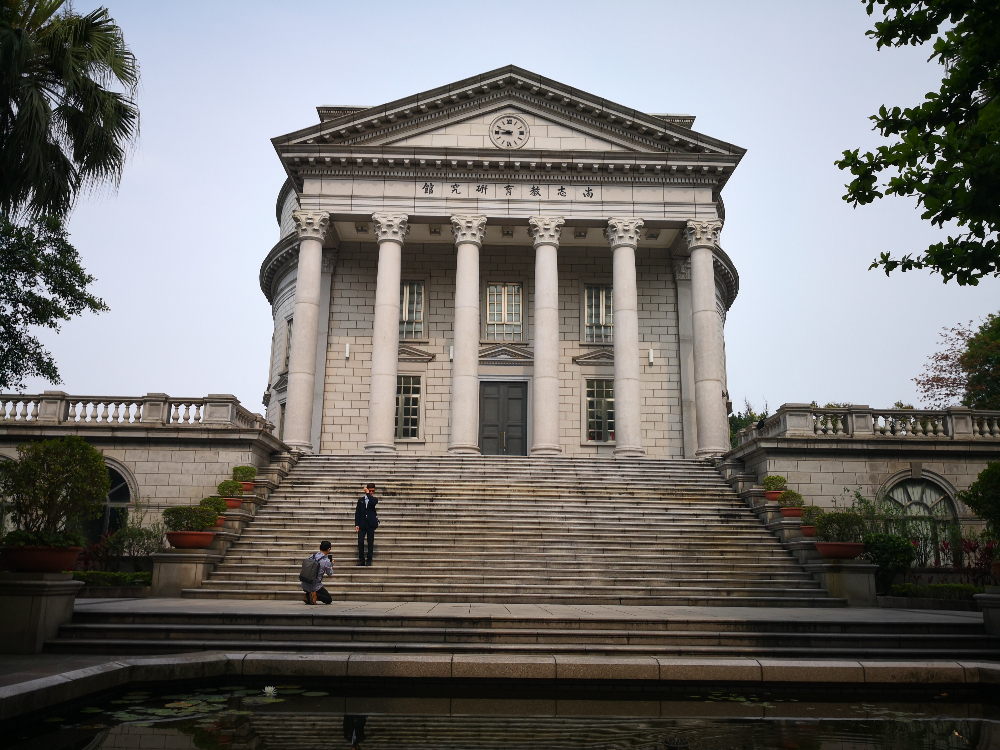
#> input picture HW_3/Test_Img/03.jpg, 1000 x 750 px
$ python Canny.py
#> lines starting #> are read from the running program, lines starting #| are printed output that depends on the picture; after the words box and inside, x2 and y2 are one past the last pixel; in counts of white or black regions, pixels touching at a corner belong together
import os
import cv2 as cv2
import numpy as np
from matplotlib import pyplot as plt

def read_img(img_path):     # 讀檔, input = 影像路徑, output = 圖像,檔名,副檔名
    img_filepath = os.path.splitext(img_path)[0]    # 拆分路徑 & 副檔名，0 為路徑
    img_fileextension = os.path.splitext(img_path)[1]  # 1 為副檔名
    img_filename = os.path.basename(img_filepath)     # 取出檔名不含副檔名
    # img = cv2.imread(img_path, -1)  # 讀檔(中文路徑會爆掉)
    img = cv2.imdecode(np.fromfile(img_path,dtype=np.uint8),-1) # 讀檔(含有中文路徑)
#> img is the input picture: shape (750, 1000, 3); mean B, G, R 113, 114.9, 116.8
    return img, img_filename, img_fileextension

# 讀檔
img, file_name, file_extension = read_img('E:/Program_File/PYTHON/數位影像處理作業/HW_3/Test_Img/03.jpg')
#> file_name = '03'; file_extension = '.jpg'

# 黑白
img_gray = cv2.cvtColor(img, cv2.COLOR_RGB2GRAY)
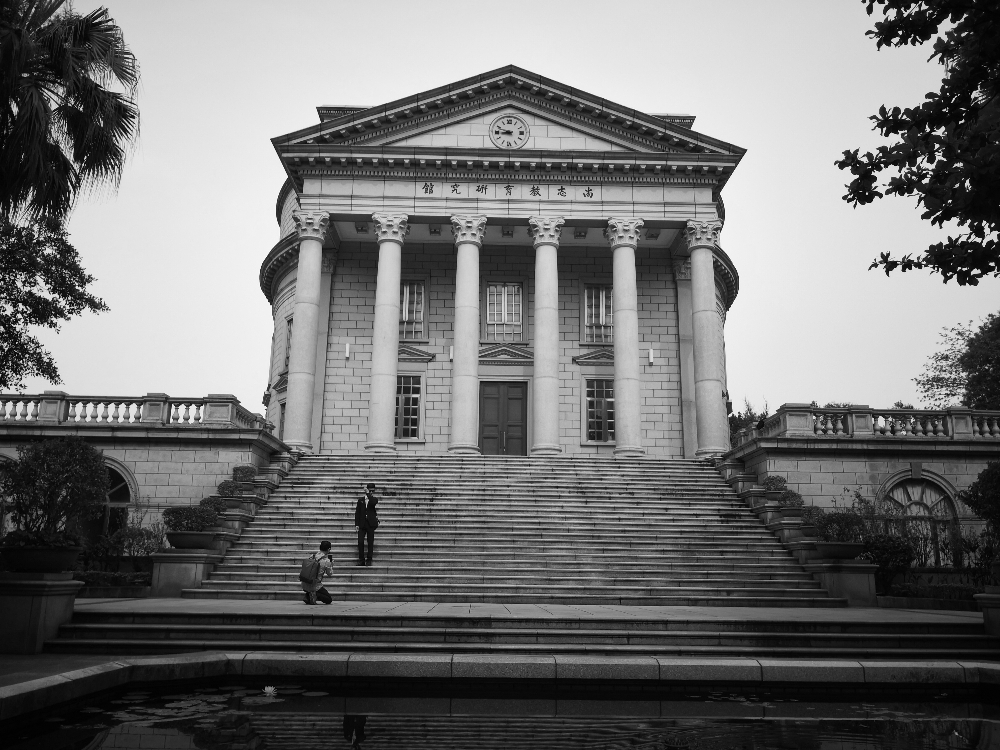
#> img_gray: shape (750, 1000); min 0, max 251, mean 114.5

# 定義內核大小並應用高斯平滑處理
kernel_size = 3
blur_img_gray = cv2.GaussianBlur(img_gray,(kernel_size, kernel_size), 0)

# 定義Canny的參數並應用
edges = cv2.Canny(blur_img_gray, threshold1=50, threshold2=200, apertureSize=3)
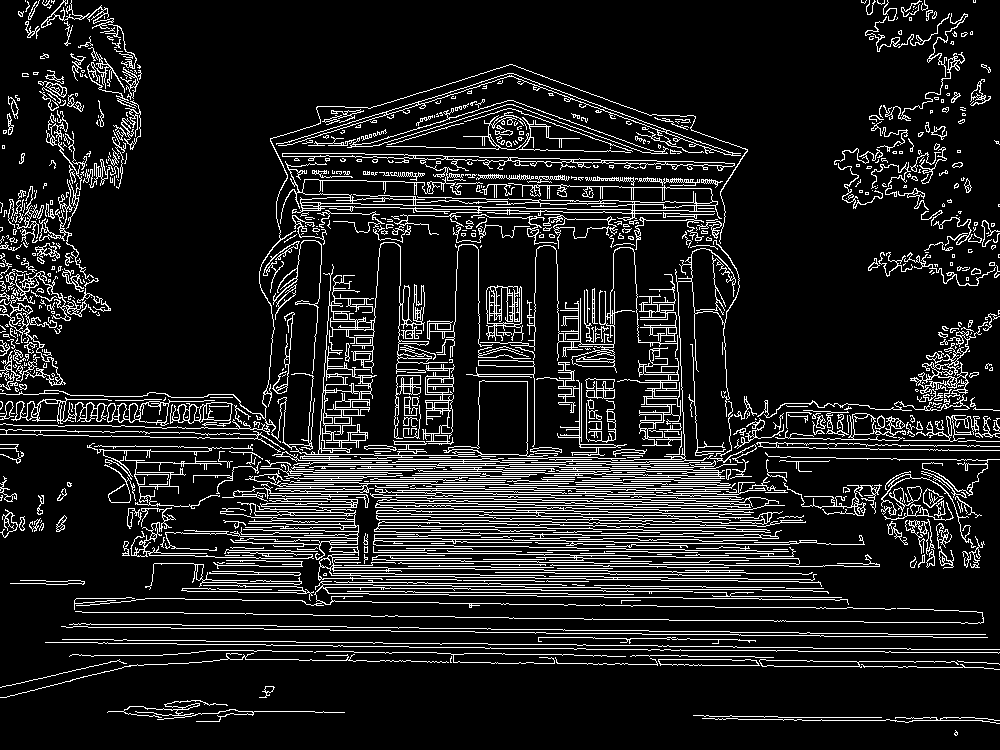
#> edges: shape (750, 1000); 11.9% white in thin lines or dots

edges_copy = edges.copy()
# 定義Hough轉換參數
lines = cv2.HoughLinesP(edges, rho=1, theta=np.pi / 180, threshold=80, minLineLength=30, maxLineGap=10)
#> lines = 1198 rows, first 6: [883, 514, 940, 515], [899, 460, 965, 459], [483, 559, 529, 559], [224, 522, 358, 525], [555, 498, 695, 500], [164, 472, 201, 475]
for line in [l[0] for l in lines]:  # 畫線
    leftx, boty, rightx, topy = line
    cv2.line(edges_copy, (leftx, boty), (rightx,topy), (255, 255, 0), 2)
#> this loop made 1198 passes
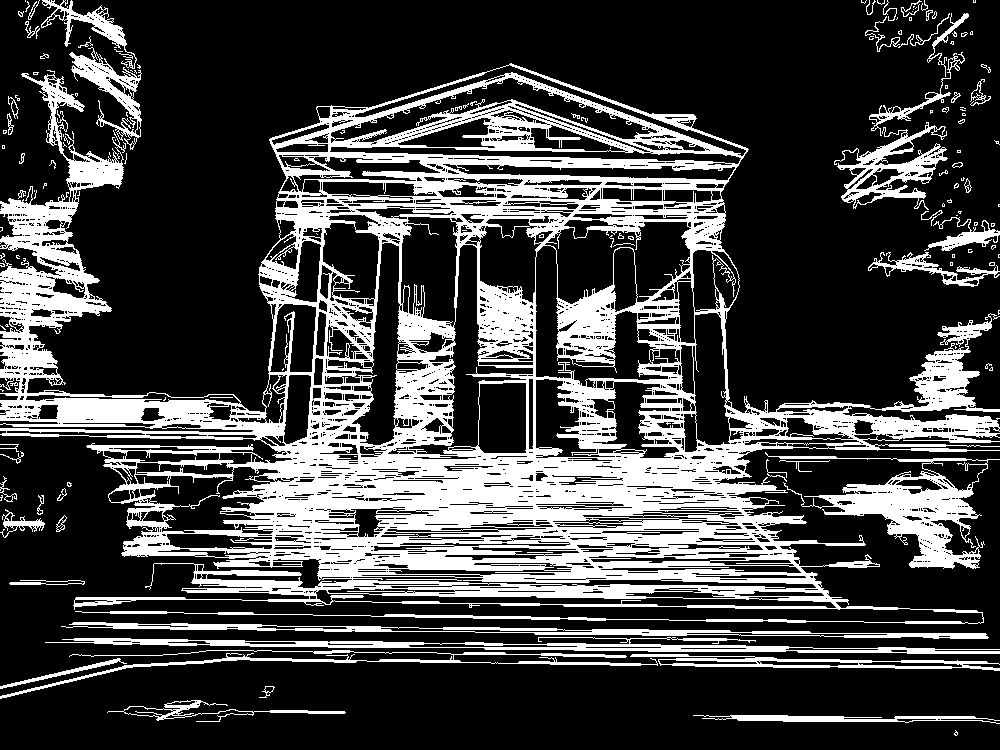
#> edges_copy: shape (750, 1000); 26.4% white; 163 white regions (106 under 20 px), largest, box (x1, y1, x2, y2) and area: (0, 63, 1000, 624) 161131, (765, 452, 1000, 569) 7297, (45, 637, 1000, 654) 5105

cv2.imshow('Canny', edges)
cv2.imshow('Result', edges_copy)
cv2.waitKey(0)
cv2.destroyAllWindows()

$ run again, with HW_3/Test_Img/01.jpg copied over HW_3/Test_Img/03.jpg
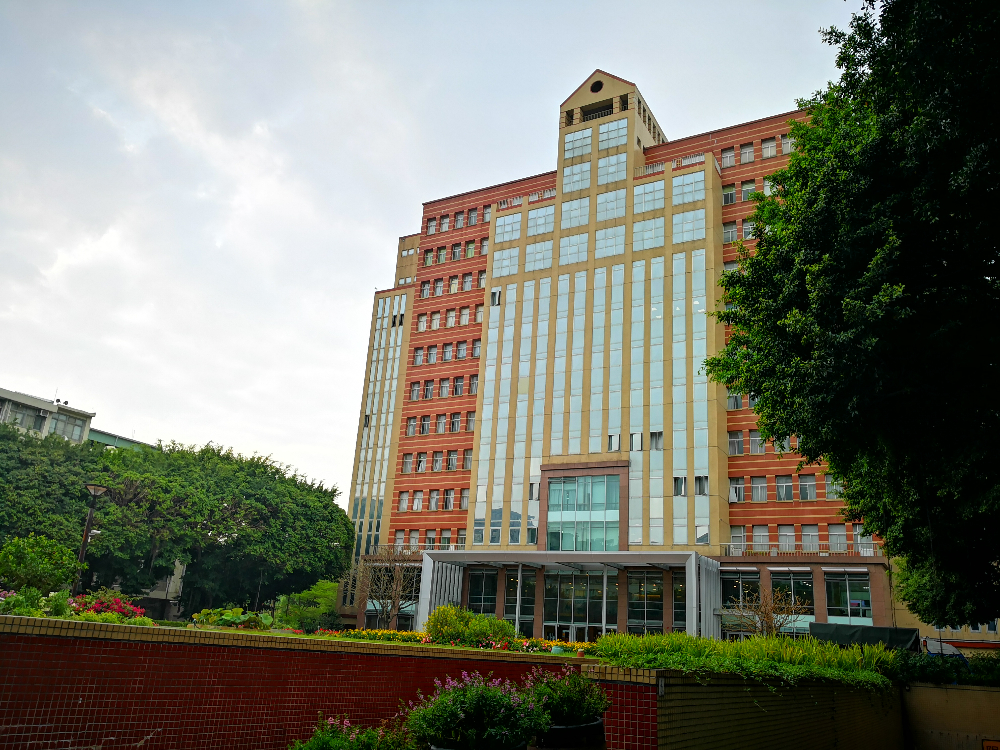
#> input picture HW_3/Test_Img/01.jpg, 1000 x 750 px
#> in read_img, img is the input picture: shape (750, 1000, 3); mean B, G, R 109.4, 122.2, 120.8
#> file_name = '03'; file_extension = '.jpg'
#> `edges = cv2.Canny(blur_img_gray, threshold1=50, threshold2=200, apertu..`:
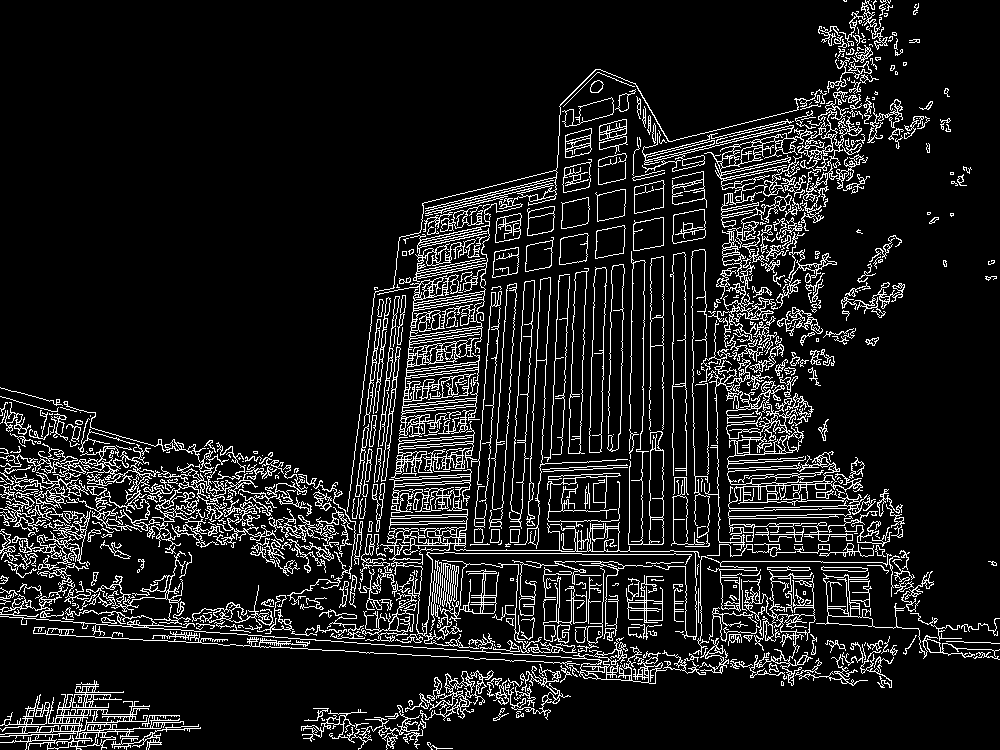
#> edges: shape (750, 1000); 10.8% white in thin lines or dots
#> lines = 1426 rows, first 6: [73, 622, 722, 668], [480, 658, 633, 666], [554, 521, 629, 520], [199, 612, 291, 621], [379, 628, 461, 631], [422, 203, 859, 94]
#> the loop `for line in [l[0] for l in lines]:` made 1426 passes
#> after the loop `for line in [l[0] for l in lines]:`:
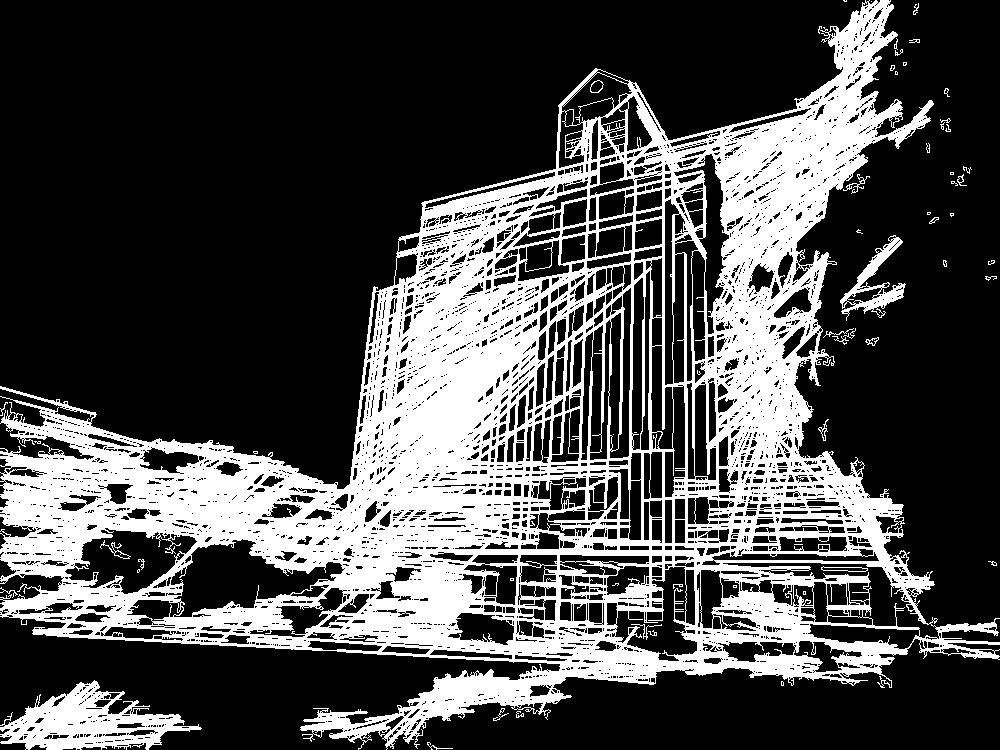
#> edges_copy: shape (750, 1000); 29.6% white; 59 white regions (26 under 20 px), largest, box (x1, y1, x2, y2) and area: (0, 0, 1000, 750) 212628, (0, 680, 202, 750) 6535, (840, 235, 906, 321) 1508

$ run again, with HW_3/Test_Img/02.jpg copied over HW_3/Test_Img/03.jpg
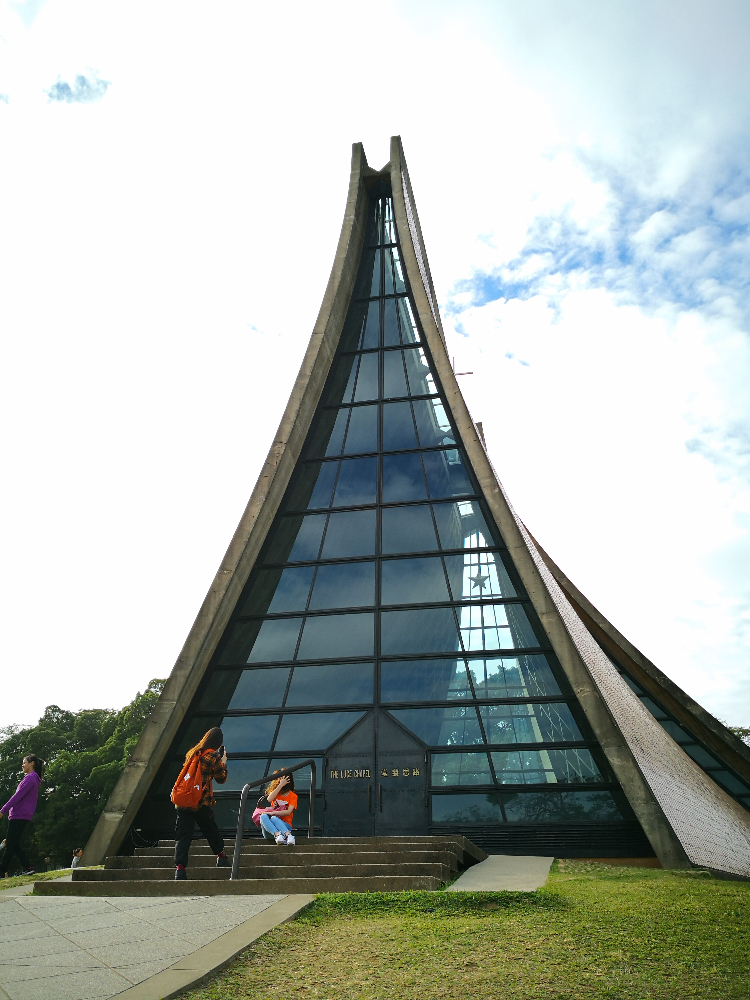
#> input picture HW_3/Test_Img/02.jpg, 750 x 1000 px
#> in read_img, img is the input picture: shape (1000, 750, 3); mean B, G, R 170.8, 176.5, 169.5
#> file_name = '03'; file_extension = '.jpg'
#> `edges = cv2.Canny(blur_img_gray, threshold1=50, threshold2=200, apertu..`:
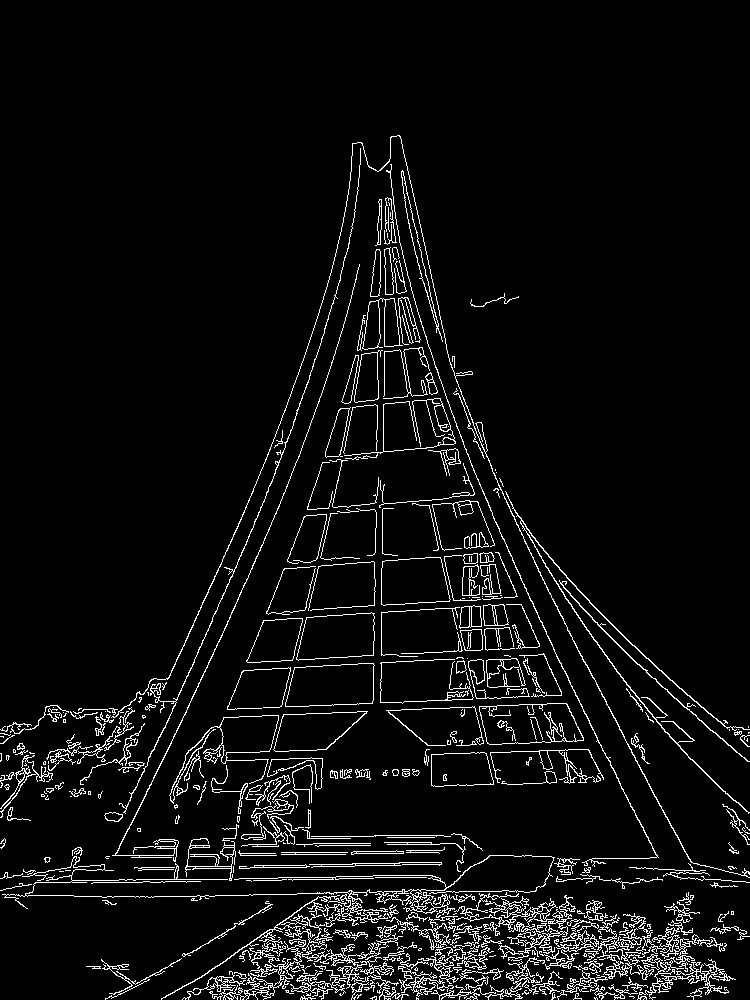
#> edges: shape (1000, 750); 5.5% white in thin lines or dots, all inside (x1, y1, x2, y2) = (0, 135, 750, 1000)
#> lines = 493 rows, first 6: [373, 700, 374, 665], [122, 882, 164, 882], [564, 623, 696, 873], [175, 879, 277, 878], [293, 673, 344, 453], [627, 987, 670, 987]
#> the loop `for line in [l[0] for l in lines]:` made 493 passes
#> after the loop `for line in [l[0] for l in lines]:`:
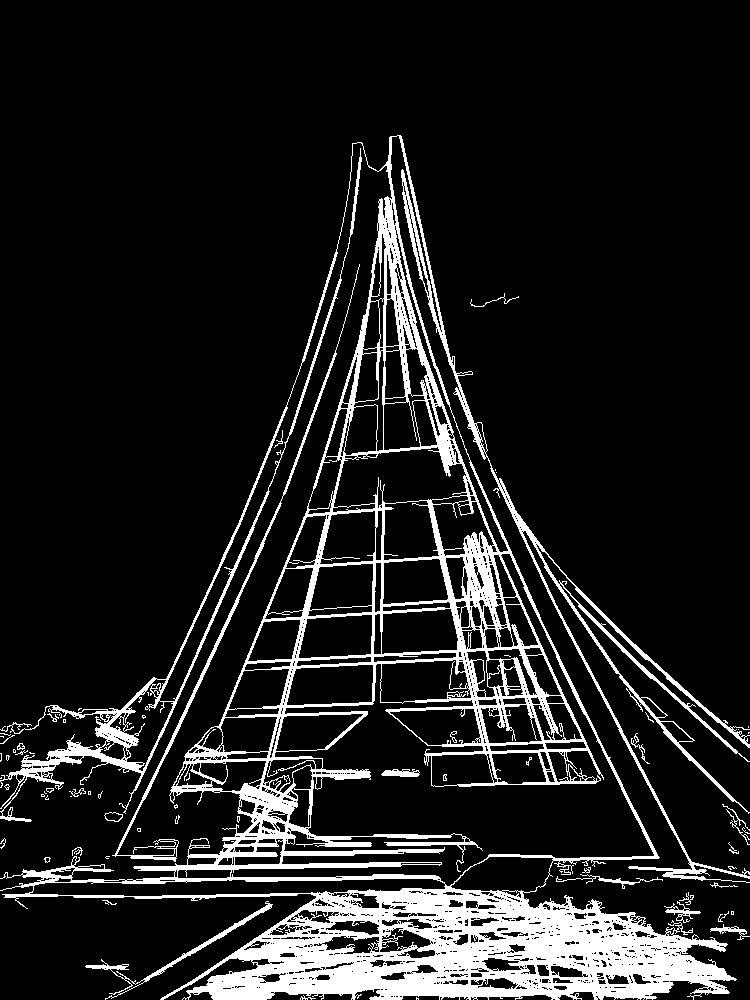
#> edges_copy: shape (1000, 750); 12.5% white; 69 white regions (38 under 20 px), largest, box (x1, y1, x2, y2) and area: (0, 135, 750, 1000) 88885, (112, 264, 360, 862) 2065, (85, 901, 273, 1000) 935

$ run again, with HW_3/Test_Img/04.jpg copied over HW_3/Test_Img/03.jpg
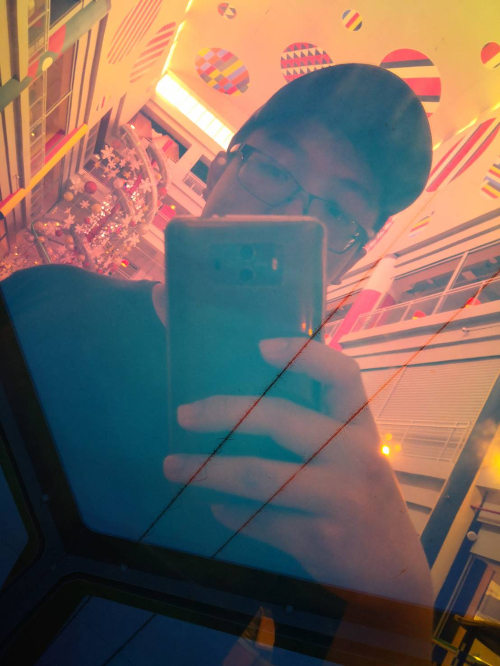
#> input picture HW_3/Test_Img/04.jpg, 500 x 666 px
#> in read_img, img is the input picture: shape (666, 500, 3); mean B, G, R 95.5, 101.7, 115.3
#> file_name = '03'; file_extension = '.jpg'
#> `edges = cv2.Canny(blur_img_gray, threshold1=50, threshold2=200, apertu..`:
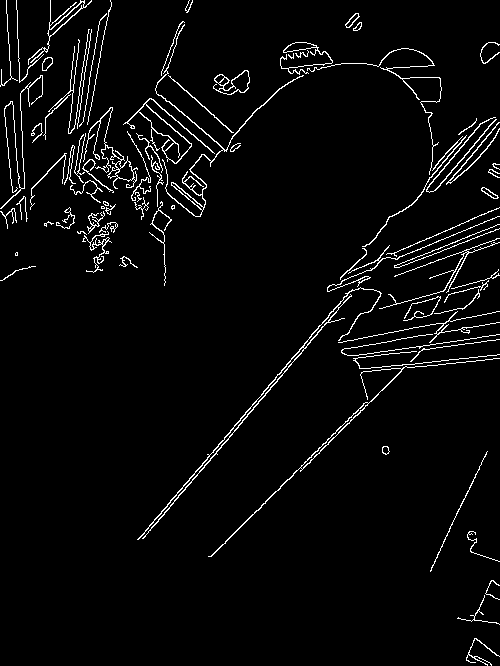
#> edges: shape (666, 500); 3.7% white in thin lines or dots
#> lines = 44 rows, first 6: [211, 556, 365, 402], [144, 537, 295, 358], [137, 539, 230, 432], [300, 471, 450, 321], [203, 468, 378, 260], [142, 538, 192, 479]
#> the loop `for line in [l[0] for l in lines]:` made 44 passes
#> after the loop `for line in [l[0] for l in lines]:`:
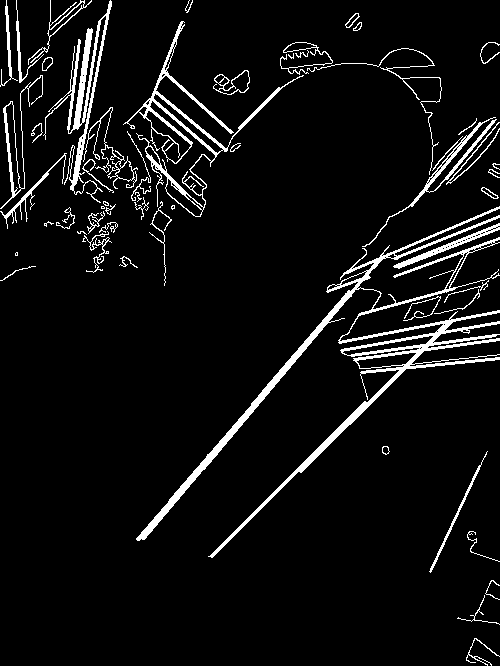
#> edges_copy: shape (666, 500); 6.2% white; 55 white regions (7 under 20 px), largest, box (x1, y1, x2, y2) and area: (136, 206, 500, 558) 8228, (123, 21, 304, 217) 2701, (43, 0, 112, 203) 2251
